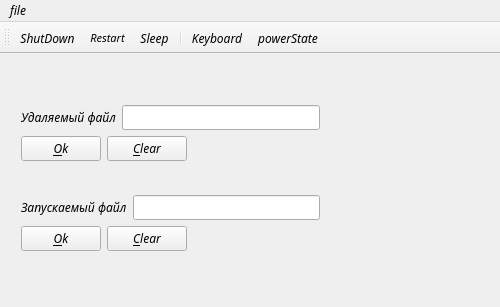
<?xml version="1.0" encoding="UTF-8"?>
<ui version="4.0">
 <class>MainWindow</class>
 <widget class="QMainWindow" name="MainWindow">
  <property name="geometry">
   <rect>
    <x>0</x>
    <y>0</y>
    <width>500</width>
    <height>307</height>
   </rect>
  </property>
  <property name="minimumSize">
   <size>
    <width>500</width>
    <height>307</height>
   </size>
  </property>
  <property name="maximumSize">
   <size>
    <width>600</width>
    <height>307</height>
   </size>
  </property>
  <property name="font">
   <font>
    <family>Kristen ITC</family>
    <italic>true</italic>
   </font>
  </property>
  <property name="contextMenuPolicy">
   <enum>Qt::NoContextMenu</enum>
  </property>
  <property name="windowTitle">
   <string>MiniwindowsHandler</string>
  </property>
  <property name="windowIcon">
   <iconset>
    <normaloff>:/images/E:/logo.png</normaloff>:/images/E:/logo.png</iconset>
  </property>
  <property name="windowOpacity">
   <double>1.000000000000000</double>
  </property>
  <property name="styleSheet">
   <string notr="true"/>
  </property>
  <property name="iconSize">
   <size>
    <width>60</width>
    <height>60</height>
   </size>
  </property>
  <property name="documentMode">
   <bool>false</bool>
  </property>
  <widget class="QWidget" name="centralWidget">
   <widget class="QWidget" name="layoutWidget">
    <property name="geometry">
     <rect>
      <x>10</x>
      <y>40</y>
      <width>321</width>
      <height>168</height>
     </rect>
    </property>
    <layout class="QVBoxLayout" name="verticalLayout">
     <item>
      <layout class="QVBoxLayout" name="verticalLayout_3">
       <item>
        <layout class="QHBoxLayout" name="horizontalLayout_4">
         <item>
          <widget class="QLabel" name="label_2">
           <property name="text">
            <string>Удаляемый файл</string>
           </property>
          </widget>
         </item>
         <item>
          <widget class="QLineEdit" name="lineDeletedFile">
           <property name="text">
            <string/>
           </property>
          </widget>
         </item>
        </layout>
       </item>
       <item>
        <layout class="QHBoxLayout" name="horizontalLayout_5">
         <item>
          <layout class="QHBoxLayout" name="horizontalLayout_6">
           <item>
            <widget class="QPushButton" name="okButton_2">
             <property name="text">
              <string>&amp;Ok</string>
             </property>
            </widget>
           </item>
           <item>
            <widget class="QPushButton" name="clearButton_2">
             <property name="text">
              <string>&amp;Clear</string>
             </property>
            </widget>
           </item>
           <item>
            <spacer name="horizontalSpacer_2">
             <property name="orientation">
              <enum>Qt::Horizontal</enum>
             </property>
             <property name="sizeHint" stdset="0">
              <size>
               <width>116</width>
               <height>20</height>
              </size>
             </property>
            </spacer>
           </item>
          </layout>
         </item>
        </layout>
       </item>
      </layout>
     </item>
     <item>
      <spacer name="verticalSpacer">
       <property name="orientation">
        <enum>Qt::Vertical</enum>
       </property>
       <property name="sizeHint" stdset="0">
        <size>
         <width>20</width>
         <height>40</height>
        </size>
       </property>
      </spacer>
     </item>
     <item>
      <layout class="QVBoxLayout" name="verticalLayout_2">
       <item>
        <layout class="QHBoxLayout" name="horizontalLayout_2">
         <item>
          <widget class="QLabel" name="label">
           <property name="text">
            <string>Запускаемый файл</string>
           </property>
          </widget>
         </item>
         <item>
          <widget class="QLineEdit" name="lineSHexecute">
           <property name="text">
            <string/>
           </property>
          </widget>
         </item>
        </layout>
       </item>
       <item>
        <layout class="QHBoxLayout" name="horizontalLayout_3">
         <item>
          <layout class="QHBoxLayout" name="horizontalLayout">
           <item>
            <widget class="QPushButton" name="okButton">
             <property name="text">
              <string>&amp;Ok</string>
             </property>
            </widget>
           </item>
           <item>
            <widget class="QPushButton" name="clearButton">
             <property name="styleSheet">
              <string notr="true"/>
             </property>
             <property name="text">
              <string>&amp;Clear</string>
             </property>
            </widget>
           </item>
           <item>
            <spacer name="horizontalSpacer">
             <property name="orientation">
              <enum>Qt::Horizontal</enum>
             </property>
             <property name="sizeHint" stdset="0">
              <size>
               <width>130</width>
               <height>17</height>
              </size>
             </property>
            </spacer>
           </item>
          </layout>
         </item>
        </layout>
       </item>
      </layout>
     </item>
    </layout>
   </widget>
  </widget>
  <widget class="QToolBar" name="toolBar">
   <property name="windowTitle">
    <string>toolBar</string>
   </property>
   <property name="iconSize">
    <size>
     <width>38</width>
     <height>38</height>
    </size>
   </property>
   <attribute name="toolBarArea">
    <enum>TopToolBarArea</enum>
   </attribute>
   <attribute name="toolBarBreak">
    <bool>false</bool>
   </attribute>
   <addaction name="actionShutDown"/>
   <addaction name="actionRestart"/>
   <addaction name="actionSleep"/>
   <addaction name="separator"/>
   <addaction name="actionKeyboard"/>
   <addaction name="actionPowerState"/>
  </widget>
  <widget class="QMenuBar" name="menuBar">
   <property name="geometry">
    <rect>
     <x>0</x>
     <y>0</y>
     <width>500</width>
     <height>21</height>
    </rect>
   </property>
   <widget class="QMenu" name="menuFile">
    <property name="title">
     <string>file</string>
    </property>
    <addaction name="actionShutDown"/>
    <addaction name="actionRestart"/>
    <addaction name="actionSleep"/>
   </widget>
   <addaction name="menuFile"/>
  </widget>
  <action name="actionDelete">
   <property name="text">
    <string>delete</string>
   </property>
   <property name="toolTip">
    <string>&lt;html&gt;&lt;head/&gt;&lt;body&gt;&lt;p&gt;&lt;br/&gt;&lt;/p&gt;&lt;/body&gt;&lt;/html&gt;</string>
   </property>
  </action>
  <action name="actionShutDown">
   <property name="icon">
    <iconset resource="resources.qrc">
     <normaloff>:/images/images/shutdown.png</normaloff>:/images/images/shutdown.png</iconset>
   </property>
   <property name="text">
    <string>ShutDown</string>
   </property>
   <property name="shortcut">
    <string>Ctrl+Q</string>
   </property>
  </action>
  <action name="actionRestart">
   <property name="icon">
    <iconset resource="resources.qrc">
     <normaloff>:/images/images/restart.png</normaloff>:/images/images/restart.png</iconset>
   </property>
   <property name="text">
    <string>Restart</string>
   </property>
   <property name="font">
    <font>
     <pointsize>8</pointsize>
    </font>
   </property>
   <property name="shortcut">
    <string>Ctrl+W</string>
   </property>
  </action>
  <action name="actionSleep">
   <property name="icon">
    <iconset resource="resources.qrc">
     <normaloff>:/images/images/wait.png</normaloff>:/images/images/wait.png</iconset>
   </property>
   <property name="text">
    <string>Sleep</string>
   </property>
   <property name="shortcut">
    <string>Ctrl+E</string>
   </property>
  </action>
  <action name="actionKeyboard">
   <property name="icon">
    <iconset resource="resources.qrc">
     <normaloff>:/images/images/keyboard.png</normaloff>:/images/images/keyboard.png</iconset>
   </property>
   <property name="text">
    <string>Keyboard</string>
   </property>
  </action>
  <action name="actionPowerState">
   <property name="icon">
    <iconset resource="resources.qrc">
     <normaloff>:/images/images/battery.png</normaloff>:/images/images/battery.png</iconset>
   </property>
   <property name="text">
    <string>powerState</string>
   </property>
   <property name="toolTip">
    <string>Power state</string>
   </property>
  </action>
 </widget>
 <layoutdefault spacing="6" margin="11"/>
 <tabstops>
  <tabstop>okButton</tabstop>
  <tabstop>clearButton</tabstop>
 </tabstops>
 <resources>
  <include location="resources.qrc"/>
 </resources>
 <connections>
  <connection>
   <sender>clearButton_2</sender>
   <signal>clicked()</signal>
   <receiver>lineDeletedFile</receiver>
   <slot>clear()</slot>
   <hints>
    <hint type="sourcelabel">
     <x>143</x>
     <y>158</y>
    </hint>
    <hint type="destinationlabel">
     <x>141</x>
     <y>125</y>
    </hint>
   </hints>
  </connection>
  <connection>
   <sender>clearButton</sender>
   <signal>clicked()</signal>
   <receiver>lineSHexecute</receiver>
   <slot>clear()</slot>
   <hints>
    <hint type="sourcelabel">
     <x>134</x>
     <y>265</y>
    </hint>
    <hint type="destinationlabel">
     <x>135</x>
     <y>232</y>
    </hint>
   </hints>
  </connection>
 </connections>
</ui>
